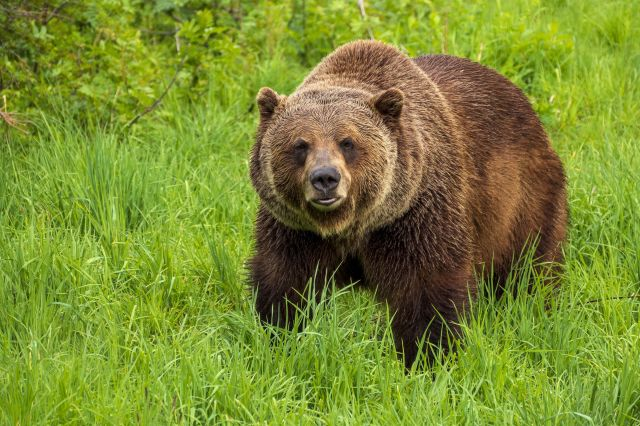
#> input picture threshold/bear.jpg, 640 x 426 px
$ python threshold.py
#> lines starting #> are read from the running program, lines starting #| are printed output that depends on the picture; after the words box and inside, x2 and y2 are one past the last pixel; in counts of white or black regions, pixels touching at a corner belong together
import cv2
from pathlib import Path

img_path = Path("bear.jpg")

img = cv2.imread(img_path)
#> img is the input picture: shape (426, 640, 3); mean B, G, R 49.6, 138.9, 122.5
# Need to convert the image to grayscale before making a threshold/binary image
img_gray = cv2.cvtColor(img, cv2.COLOR_BGR2GRAY)
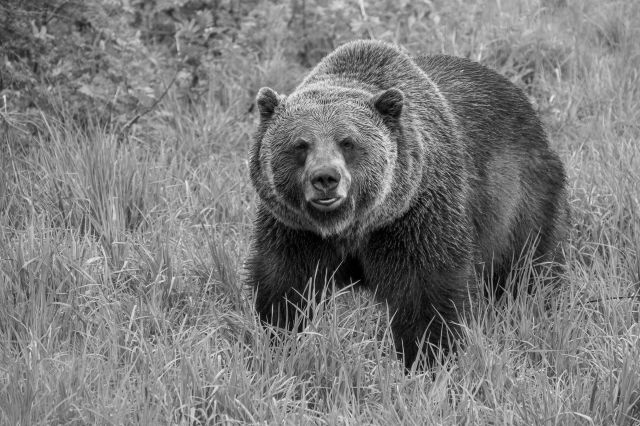
#> img_gray: shape (426, 640); min 0, max 238, mean 123.8
# threshold method returns a tuple of two values: threshold float value and the
# new threshold applied image in the usual pixel array format
ret, thresh = cv2.threshold(img_gray, 80, 255, cv2.THRESH_BINARY)
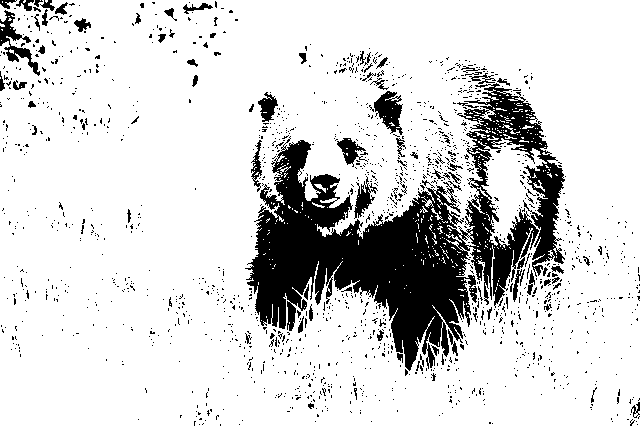
#> thresh: shape (426, 640); 83.9% white; 1550 black regions (1468 under 20 px), largest, box (x1, y1, x2, y2) and area: (245, 83, 565, 371) 33285, (0, 10, 40, 76) 741, (374, 91, 403, 135) 723
# removing the noise/fuzziness with blur function
filtered_thresh = cv2.medianBlur(thresh, 5)
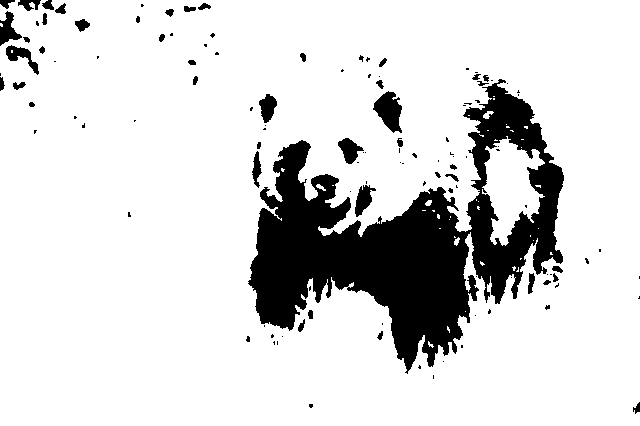
#> filtered_thresh: shape (426, 640); 85.1% white; 121 black regions (76 under 20 px), largest, box (x1, y1, x2, y2) and area: (248, 79, 564, 374) 35716, (373, 91, 402, 133) 738, (0, 11, 22, 46) 376
print(ret)
cv2.imshow("img", img)
cv2.imshow("gray", img_gray)
cv2.imshow("thresh", thresh)
cv2.imshow("filtered", filtered_thresh)
cv2.waitKey(0)

$ run again, with threshold/handwritten.jpg copied over threshold/bear.jpg
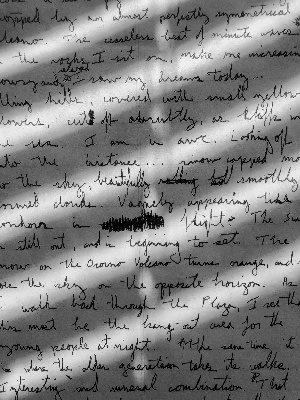
#> input picture threshold/handwritten.jpg, 300 x 400 px
#> img is the input picture: shape (400, 300, 3); min 0, max 250, mean 129.5
#> `ret, thresh = cv2.threshold(img_gray, 80, 255, cv2.THRESH_BINARY)`:
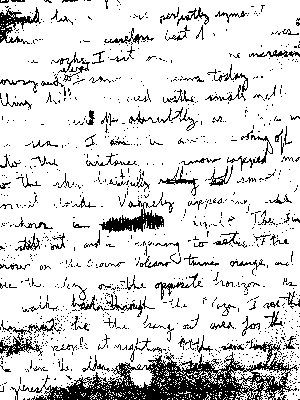
#> thresh: shape (400, 300); 85.8% white; black in thin lines or dots
#> `filtered_thresh = cv2.medianBlur(thresh, 5)`:
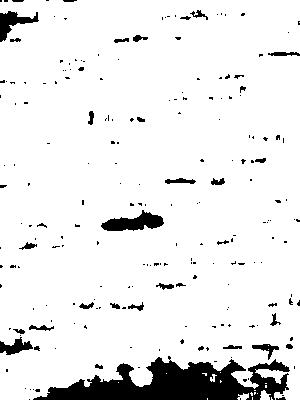
#> filtered_thresh: shape (400, 300); 91.7% white; 211 black regions (174 under 20 px), largest, box (x1, y1, x2, y2) and area: (33, 356, 290, 400) 6042, (101, 210, 164, 231) 740, (0, 11, 39, 42) 482
